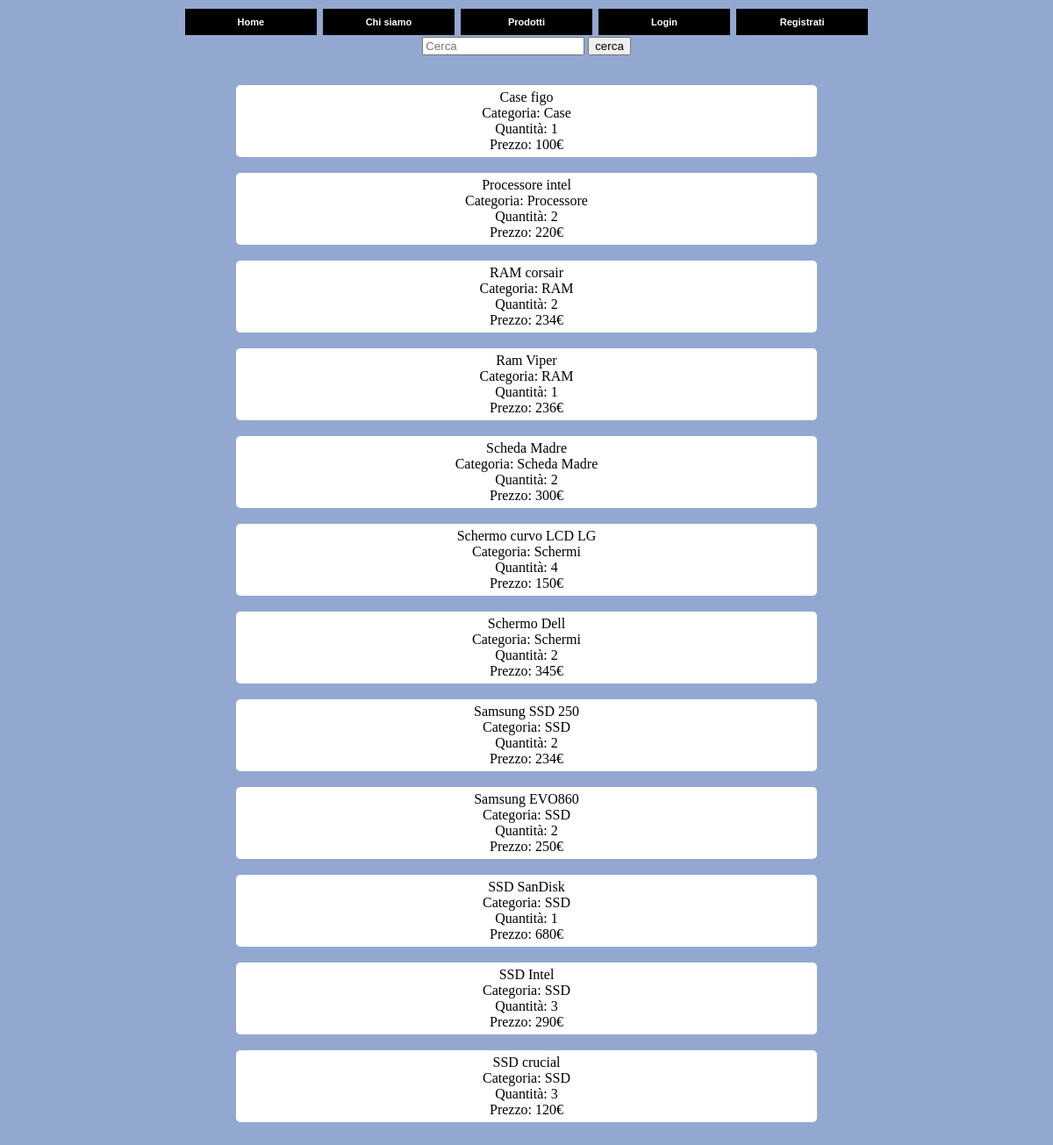
Page /Sito/search.php on the committed database.
### tables this page shows
CREATE TABLE IF NOT EXISTS `prodotto` (
  `CodProdotto` INT NOT NULL,
  `NomeProdotto` VARCHAR(45) NOT NULL,
  `RefCategoria` INT NOT NULL,
  `Prezzo` DOUBLE NOT NULL,
  `Quantita` VARCHAR(45) NOT NULL,
  `Descrizione` VARCHAR(2500) NULL,
  `HasImage` TINYINT NOT NULL DEFAULT 0,
  PRIMARY KEY (`CodProdotto`),
  INDEX `RefCategoria_idx` (`RefCategoria` ASC) VISIBLE,
  CONSTRAINT `RefCategoria`
    FOREIGN KEY (`RefCategoria`)
    REFERENCES `categoriaProdotti` (`CodCategoria`)
    ON DELETE NO ACTION
    ON UPDATE NO ACTION);

CREATE TABLE IF NOT EXISTS `categoriaProdotti` (
  `CodCategoria` INT NOT NULL,
  `NomeCategoria` VARCHAR(45) NOT NULL,
  PRIMARY KEY (`CodCategoria`),
  UNIQUE INDEX `NomeCategoria_UNIQUE` (`NomeCategoria` ASC) VISIBLE);

### Sito/Classi/Prodotto.php (called while the page is built, shortened)
<?php
class Prodotto
{
    private $nomeProdotto;
    private $nomeCategoria;
    private $prezzo;
    private $quantita;
    public function Prodotto(int $codProdotto)
    {
        $this->codProdotto = $codProdotto;
        $db = DBConnection::getInstance();
        $mysqli = $db->getConnection();
        $sql_query = "SELECT NomeProdotto, CodCategoria, NomeCategoria, Prezzo, Quantita, Descrizione, HasImage ".
                    " FROM prodotto, categoriaProdotti ".
                    " WHERE refCategoria = CodCategoria AND CodProdotto = ".$this->codProdotto;
        $result = $mysqli->query($sql_query);
        if($result->num_rows)
        {
            $row = $result->fetch_assoc();
            $this->nomeProdotto = $row["NomeProdotto"];
            $this->nomeCategoria = $row["NomeCategoria"];
            $this->prezzo = $row["Prezzo"];
            $this->quantita = $row["Quantita"];
        }
    }
    public function getNomeProdotto()
    {
        return $this->nomeProdotto;
    }
    public function getNomeCategoria()
    {
        return $this->nomeCategoria;
    }
    public function getPrezzo()
    {
        return $this->prezzo;
    }
    public function getQuantita()
    {
        return $this->quantita;
    }
}
?>

### Sito/search.php (the view, shortened to what this page needs)
<?php
include "header.php";
?>
<html>
	<head>
	</head>
	<body>
		<?php
  		$db = DBConnection::getInstance();
  		$mysqli = $db->getConnection();
  		$sql_query = "SELECT CodProdotto FROM prodotto, categoriaProdotti WHERE RefCategoria = CodCategoria AND NomeProdotto LIKE '%".$_GET["NomeProdotto"]."%'";
  		$result = $mysqli->query($sql_query);
  		if ($result->num_rows)
  		{
  		    for ($i = 0; $i < $result->num_rows; $i++)
  		    {
  		        $result->data_seek($i);
  		        $row = $result->fetch_assoc();
  		        $prodotto = new Prodotto($row["CodProdotto"]);
  		        echo "<div id = \"wrapper\">";
  		        echo "<div align = \"center\">";
  		        echo $prodotto->getNomeProdotto();
  		        echo "<br />Categoria: ".$prodotto->getNomeCategoria();
  		        echo "<br />Quantità: ".$prodotto->getQuantita();
  		        echo "<br />Prezzo: ".$prodotto->getPrezzo()."€";
  		        echo "</div>";
  		        echo "</div>";
  		        echo "<br />";
  		    }
  		}
  		?>
	</body>
</html>
<?php
    include "footer.php";
?>

### Sito/css/style.css (style rules this page uses)
body { background-color: #92a8d1; }
div#wrapper { background-color: white; width: 55%; height: auto; border-radius: 5px; margin-left: auto; margin-right: auto; padding: 5px; }

### rows in the picture
prodotto: NomeProdotto "Case figo", RefCategoria.NomeCategoria "Case", Quantita "1", Prezzo "100"
prodotto: NomeProdotto "Processore intel", RefCategoria.NomeCategoria "Processore", Quantita "2", Prezzo "220"
prodotto: NomeProdotto "RAM corsair", RefCategoria.NomeCategoria "RAM", Quantita "2", Prezzo "234"
prodotto: NomeProdotto "Ram Viper", RefCategoria.NomeCategoria "RAM", Quantita "1", Prezzo "236"
prodotto: NomeProdotto "Scheda Madre", RefCategoria.NomeCategoria "Scheda Madre", Quantita "2", Prezzo "300"
prodotto: NomeProdotto "Schermo curvo LCD LG", RefCategoria.NomeCategoria "Schermi", Quantita "4", Prezzo "150"
prodotto: NomeProdotto "Schermo Dell", RefCategoria.NomeCategoria "Schermi", Quantita "2", Prezzo "345"
prodotto: NomeProdotto "Samsung SSD 250", RefCategoria.NomeCategoria "SSD", Quantita "2", Prezzo "234"
prodotto: NomeProdotto "Samsung EVO860", RefCategoria.NomeCategoria "SSD", Quantita "2", Prezzo "250"
prodotto: NomeProdotto "SSD SanDisk", RefCategoria.NomeCategoria "SSD", Quantita "1", Prezzo "680"
prodotto: NomeProdotto "SSD Intel", RefCategoria.NomeCategoria "SSD", Quantita "3", Prezzo "290"
prodotto: NomeProdotto "SSD crucial", RefCategoria.NomeCategoria "SSD", Quantita "3", Prezzo "120"
